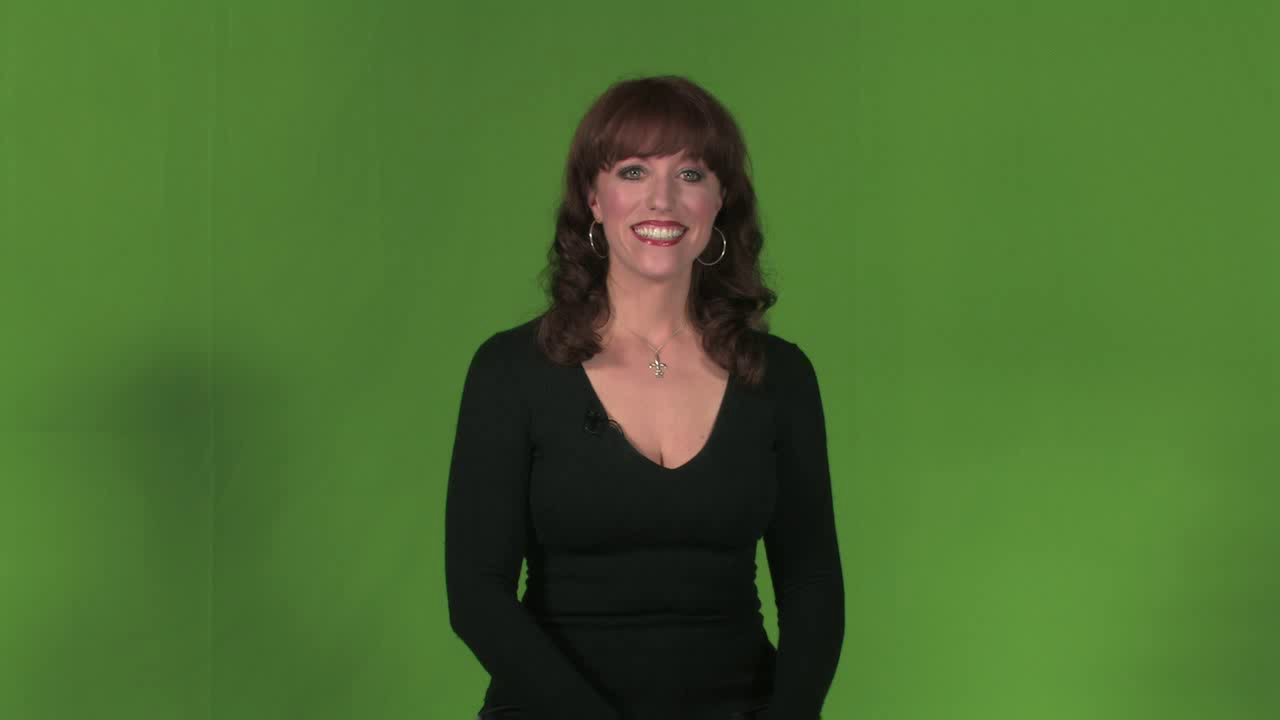
#> input picture images/greenback.png, 1280 x 720 px, found by its file name
$ python compose_images.py
#> lines starting #> are read from the running program, lines starting #| are printed output that depends on the picture; after the words box and inside, x2 and y2 are one past the last pixel; in counts of white or black regions, pixels touching at a corner belong together
#!/usr/bin/env python3
#coding = utf-8

import logging
import numpy as np
import cv2 as cv

# 前景背景图像合成
def compose_images():
    logging.basicConfig(level=logging.DEBUG)

    # Generate a composite image from foreground and background images

    foreground = cv.imread("images/greenback.png")
#> foreground is the input picture: shape (720, 1280, 3); mean B, G, R 47.7, 108, 73.5
    if foreground is None:
        logging.error("could not load an image!")
        return cv.Error.StsError

    # BGR space -> HSV space
    hsv = cv.cvtColor(foreground, cv.COLOR_BGR2HSV)
#> hsv: shape (720, 1280, 3); mean H, S, V 47.7, 135.3, 110.1
    # 提取前景与背景区域
    mask_inv = cv.inRange(hsv, (35, 43, 46), (77, 255, 255))
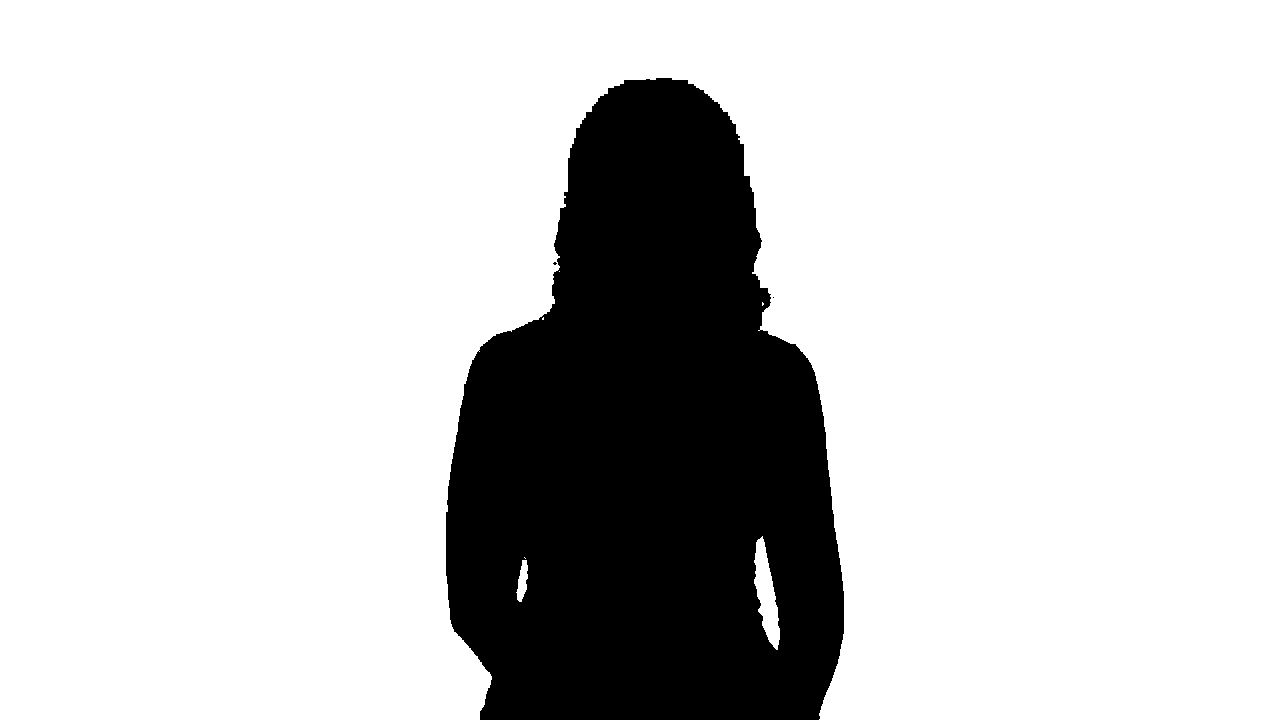
#> mask_inv: shape (720, 1280); 79.8% white; 3 black regions (2 under 20 px), largest, box (x1, y1, x2, y2) and area: (446, 78, 844, 720) 186389
    mask = cv.bitwise_not(mask_inv)
    # 删除干扰区域（开运算）
    k = cv.getStructuringElement(cv.MORPH_RECT, (5, 5))
    mask = cv.morphologyEx(mask, cv.MORPH_OPEN, k)
#> mask: shape (720, 1280); 20.2% white; 1 white region, box (x1, y1, x2, y2) and area: (446, 78, 844, 720) 186297
    # 使前景与背景间边界光滑（高斯模糊）
    mask = cv.GaussianBlur(mask, (9, 9), 0)

    background = cv.imread("images/river.jpg")
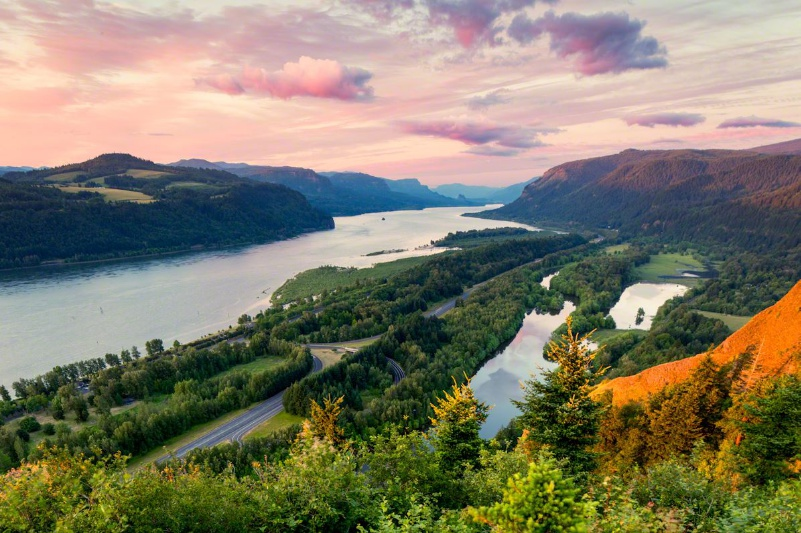
#> input picture images/river.jpg, 801 x 533 px, found by its file name
#> background is the input picture: shape (533, 801, 3); mean B, G, R 103.7, 123.4, 127.8
    if background is None:
        logging.error("could not load an image!")
        return cv.Error.StsError
    background = cv.resize(background, (foreground.shape[1], foreground.shape[0]))
#> background: shape (720, 1280, 3)

    mask_float = cv.normalize(mask.astype(np.float32), None, 1.0, norm_type=cv.NORM_INF)
    mask_inv_float = cv.subtract(1, mask_float)
    mask_float = cv.cvtColor(mask_float, cv.COLOR_GRAY2BGR) # 1 channel -> 3 channels
#> mask_float: shape (720, 1280, 3) float32
    mask_inv_float = cv.cvtColor(mask_inv_float, cv.COLOR_GRAY2BGR) # 1 channel -> 3 channels
#> mask_inv_float: shape (720, 1280, 3) float32
    foreground_masked = cv.multiply(foreground.astype(np.float32), mask_float)
    background_masked = cv.multiply(background.astype(np.float32), mask_inv_float)
    composite = cv.add(foreground_masked, background_masked).astype(np.uint8)
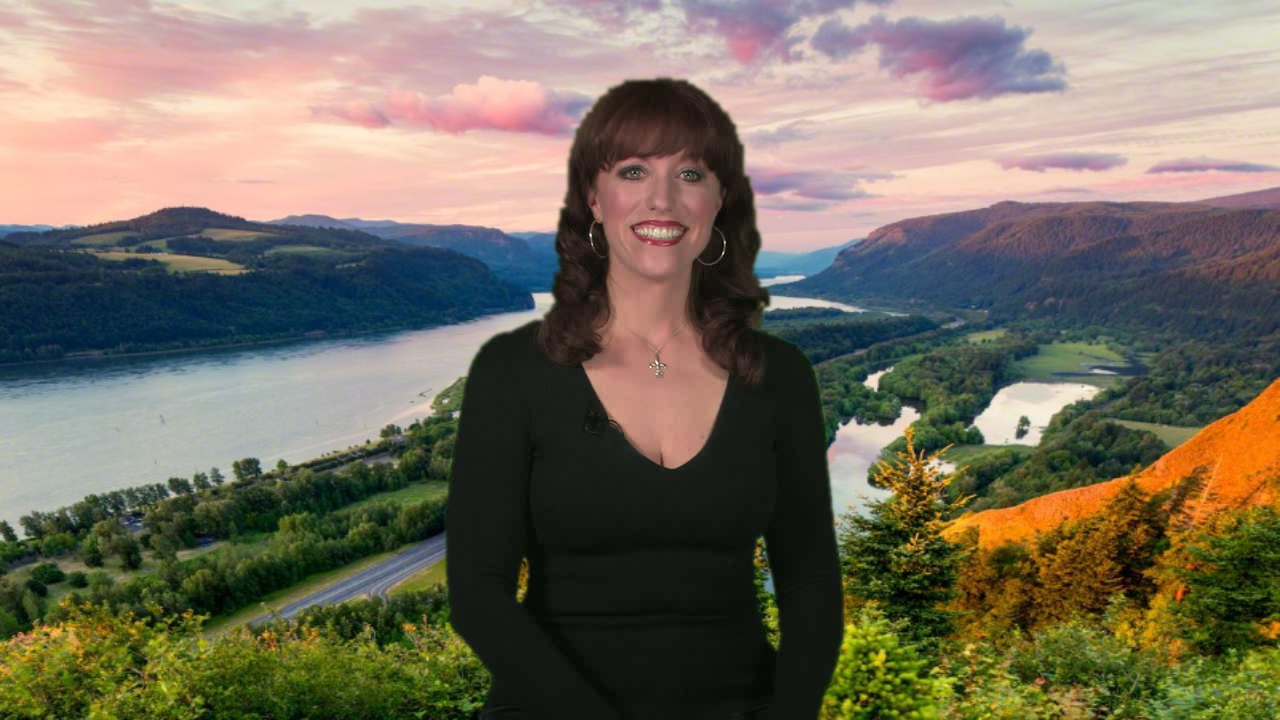
#> composite: shape (720, 1280, 3); mean B, G, R 94.4, 109.7, 117.1

    h, w, ch = foreground.shape
#> h = 720; w = 1280; ch = 3
    result = np.zeros([h * 2, w * 2, ch], dtype=foreground.dtype)
    result[0 : h, 0 : w, :] = foreground
    mask = cv.cvtColor(mask, cv.COLOR_GRAY2BGR) # 1 channel -> 3 channels
#> mask: shape (720, 1280, 3)
    result[0 : h, w : w * 2, :] = mask
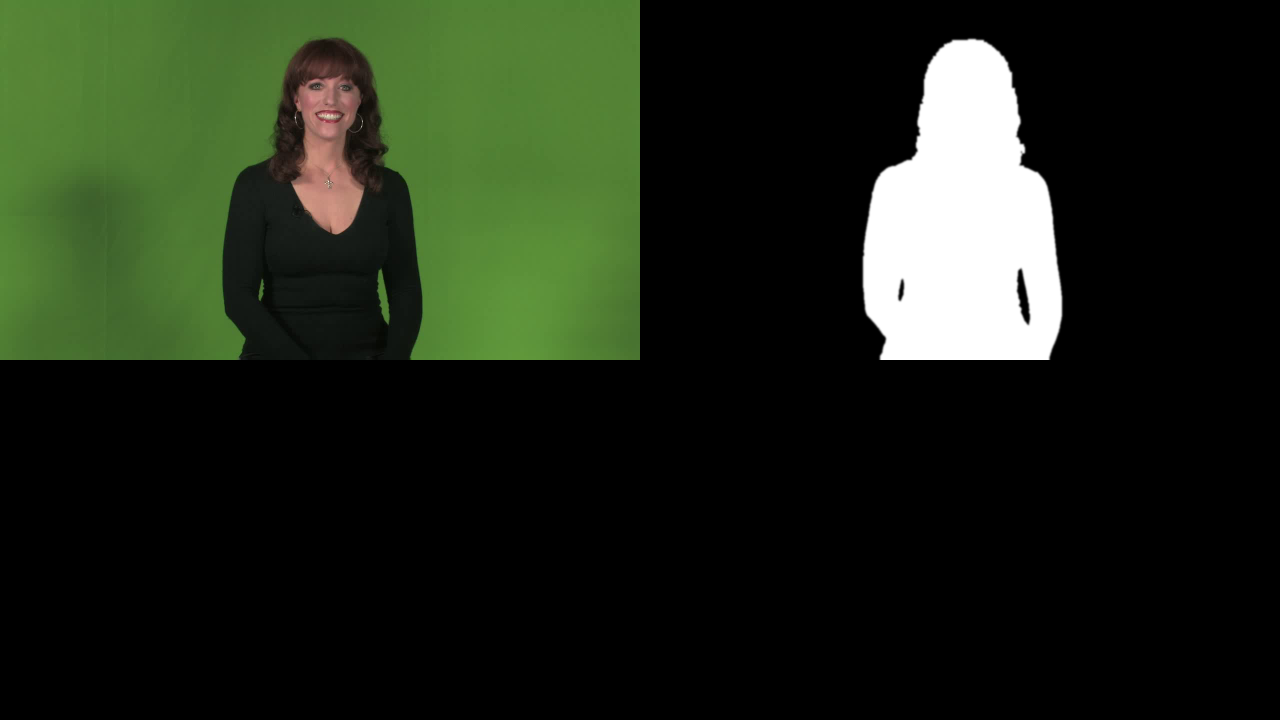
#> result: shape (1440, 2560, 3) (shown at 1/2 size); mean B, G, R 24.8, 39.9, 31.3
    result[h : h * 2, 0 : w, :] = background
    result[h : h * 2, w : w * 2, :] = composite
    cv.putText(result, "foreground", (10, 30), cv.FONT_ITALIC, 1.0, (0, 0, 255), 2)
#> result: shape (1440, 2560, 3); mean B, G, R 74.3, 98.1, 92.5
    cv.putText(result, "mask", (w + 10, 30), cv.FONT_ITALIC, 1.0, (0, 0, 255), 2)
#> result: shape (1440, 2560, 3); mean B, G, R 74.3, 98.1, 92.6
    cv.putText(result, "background", (10, h + 30), cv.FONT_ITALIC, 1.0, (0, 0, 255), 2)
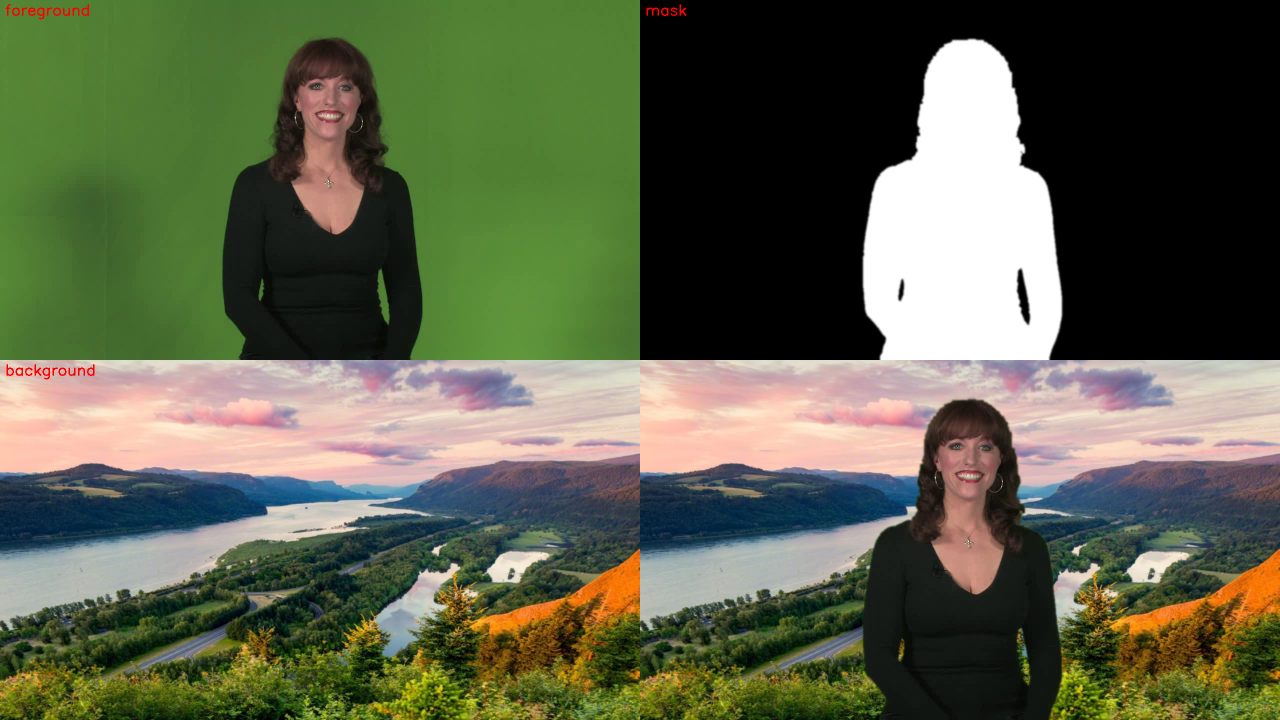
#> result: shape (1440, 2560, 3) (shown at 1/2 size); mean B, G, R 74.2, 98, 92.6
    cv.putText(result, "composite", (w + 10, h + 30), cv.FONT_ITALIC, 1.0, (0, 0, 255), 2)
#> result: shape (1440, 2560, 3); 0.03% of pixels changed, all inside (x1, y1, x2, y2) = (1292, 727, 1449, 759)
    windowTitle = "image composition"
    cv.namedWindow(windowTitle, cv.WINDOW_NORMAL)
    cv.resizeWindow(windowTitle, (w, h))
    cv.imshow(windowTitle, result)

    cv.waitKey(0)

    cv.destroyAllWindows()

    return cv.Error.StsOk

if __name__ == "__main__":
    compose_images()

# end of file
